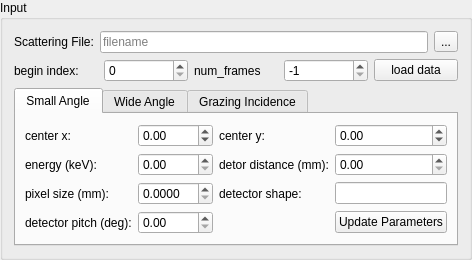
         <widget class="QGroupBox" name="groupBox">
          <property name="sizePolicy">
           <sizepolicy hsizetype="Minimum" vsizetype="Preferred">
            <horstretch>0</horstretch>
            <verstretch>0</verstretch>
           </sizepolicy>
          </property>
          <property name="title">
           <string>Input</string>
          </property>
          <layout class="QGridLayout" name="gridLayout_2">
           <item row="0" column="0">
            <layout class="QHBoxLayout" name="horizontalLayout_2">
             <item>
              <widget class="QLabel" name="label_17">
               <property name="text">
                <string>Scattering File:</string>
               </property>
              </widget>
             </item>
             <item>
              <widget class="QLineEdit" name="fname">
               <property name="sizePolicy">
                <sizepolicy hsizetype="Expanding" vsizetype="Fixed">
                 <horstretch>0</horstretch>
                 <verstretch>0</verstretch>
                </sizepolicy>
               </property>
               <property name="readOnly">
                <bool>true</bool>
               </property>
               <property name="placeholderText">
                <string>filename</string>
               </property>
              </widget>
             </item>
             <item>
              <widget class="QToolButton" name="btn_select_raw">
               <property name="text">
                <string>...</string>
               </property>
              </widget>
             </item>
            </layout>
           </item>
           <item row="1" column="0">
            <layout class="QHBoxLayout" name="horizontalLayout">
             <item>
              <widget class="QLabel" name="label_9">
               <property name="text">
                <string>begin index:</string>
               </property>
              </widget>
             </item>
             <item>
              <widget class="QSpinBox" name="spinBox_3"/>
             </item>
             <item>
              <widget class="QLabel" name="label_28">
               <property name="text">
                <string>num_frames</string>
               </property>
              </widget>
             </item>
             <item>
              <widget class="QSpinBox" name="spinBox_4">
               <property name="minimum">
                <number>-1</number>
               </property>
               <property name="maximum">
                <number>1000000</number>
               </property>
               <property name="singleStep">
                <number>100</number>
               </property>
               <property name="value">
                <number>-1</number>
               </property>
              </widget>
             </item>
             <item>
              <widget class="QPushButton" name="btn_load">
               <property name="text">
                <string>load data</string>
               </property>
              </widget>
             </item>
            </layout>
           </item>
           <item row="2" column="0">
            <widget class="QTabWidget" name="tabWidget_2">
             <property name="enabled">
              <bool>true</bool>
             </property>
             <property name="currentIndex">
              <number>0</number>
             </property>
             <widget class="QWidget" name="tab">
              <attribute name="title">
               <string>Small Angle</string>
              </attribute>
              <layout class="QGridLayout" name="gridLayout_16">
               <item row="0" column="0">
                <layout class="QGridLayout" name="gridLayout_10">
                 <item row="0" column="0">
                  <widget class="QLabel" name="label_2">
                   <property name="sizePolicy">
                    <sizepolicy hsizetype="Minimum" vsizetype="Preferred">
                     <horstretch>0</horstretch>
                     <verstretch>0</verstretch>
                    </sizepolicy>
                   </property>
                   <property name="text">
                    <string>center x:</string>
                   </property>
                  </widget>
                 </item>
                 <item row="0" column="1">
                  <widget class="QDoubleSpinBox" name="db_cenx">
                   <property name="enabled">
                    <bool>true</bool>
                   </property>
                   <property name="minimum">
                    <double>-9999.000000000000000</double>
                   </property>
                   <property name="maximum">
                    <double>9999.000000000000000</double>
                   </property>
                  </widget>
                 </item>
                 <item row="0" column="2">
                  <widget class="QLabel" name="label_3">
                   <property name="sizePolicy">
                    <sizepolicy hsizetype="Minimum" vsizetype="Preferred">
                     <horstretch>0</horstretch>
                     <verstretch>0</verstretch>
                    </sizepolicy>
                   </property>
                   <property name="text">
                    <string>center y:</string>
                   </property>
                  </widget>
                 </item>
                 <item row="0" column="3">
                  <widget class="QDoubleSpinBox" name="db_ceny">
                   <property name="enabled">
                    <bool>true</bool>
                   </property>
                   <property name="minimum">
                    <double>-9999.000000000000000</double>
                   </property>
                   <property name="maximum">
                    <double>9999.000000000000000</double>
                   </property>
                  </widget>
                 </item>
                 <item row="1" column="0">
                  <widget class="QLabel" name="label_4">
                   <property name="sizePolicy">
                    <sizepolicy hsizetype="Minimum" vsizetype="Preferred">
                     <horstretch>0</horstretch>
                     <verstretch>0</verstretch>
                    </sizepolicy>
                   </property>
                   <property name="text">
                    <string>energy (keV):</string>
                   </property>
                  </widget>
                 </item>
                 <item row="1" column="1">
                  <widget class="QDoubleSpinBox" name="db_energy">
                   <property name="enabled">
                    <bool>true</bool>
                   </property>
                  </widget>
                 </item>
                 <item row="1" column="2">
                  <widget class="QLabel" name="label_5">
                   <property name="sizePolicy">
                    <sizepolicy hsizetype="Minimum" vsizetype="Preferred">
                     <horstretch>0</horstretch>
                     <verstretch>0</verstretch>
                    </sizepolicy>
                   </property>
                   <property name="text">
                    <string>detor distance (mm):</string>
                   </property>
                  </widget>
                 </item>
                 <item row="1" column="3">
                  <widget class="QDoubleSpinBox" name="db_det_dist">
                   <property name="enabled">
                    <bool>true</bool>
                   </property>
                   <property name="maximum">
                    <double>99999.000000000000000</double>
                   </property>
                  </widget>
                 </item>
                 <item row="2" column="0">
                  <widget class="QLabel" name="label_6">
                   <property name="sizePolicy">
                    <sizepolicy hsizetype="Minimum" vsizetype="Preferred">
                     <horstretch>0</horstretch>
                     <verstretch>0</verstretch>
                    </sizepolicy>
                   </property>
                   <property name="text">
                    <string>pixel size (mm):</string>
                   </property>
                  </widget>
                 </item>
                 <item row="2" column="1">
                  <widget class="QDoubleSpinBox" name="db_pix_dim">
                   <property name="enabled">
                    <bool>true</bool>
                   </property>
                   <property name="decimals">
                    <number>4</number>
                   </property>
                  </widget>
                 </item>
                 <item row="2" column="2">
                  <widget class="QLabel" name="label_7">
                   <property name="sizePolicy">
                    <sizepolicy hsizetype="Minimum" vsizetype="Preferred">
                     <horstretch>0</horstretch>
                     <verstretch>0</verstretch>
                    </sizepolicy>
                   </property>
                   <property name="text">
                    <string>detector shape:</string>
                   </property>
                  </widget>
                 </item>
                 <item row="2" column="3">
                  <widget class="QLineEdit" name="le_shape">
                   <property name="enabled">
                    <bool>true</bool>
                   </property>
                   <property name="sizePolicy">
                    <sizepolicy hsizetype="Minimum" vsizetype="Fixed">
                     <horstretch>0</horstretch>
                     <verstretch>0</verstretch>
                    </sizepolicy>
                   </property>
                  </widget>
                 </item>
                 <item row="3" column="0">
                  <widget class="QLabel" name="label_21">
                   <property name="text">
                    <string>detector pitch (deg):</string>
                   </property>
                  </widget>
                 </item>
                 <item row="3" column="1">
                  <widget class="QDoubleSpinBox" name="det_yaw">
                   <property name="enabled">
                    <bool>true</bool>
                   </property>
                  </widget>
                 </item>
                 <item row="3" column="3">
                  <widget class="QPushButton" name="btn_update_parameters">
                   <property name="text">
                    <string>Update Parameters</string>
                   </property>
                  </widget>
                 </item>
                </layout>
               </item>
              </layout>
             </widget>
             <widget class="QWidget" name="tab_7">
              <attribute name="title">
               <string>Wide Angle</string>
              </attribute>
             </widget>
             <widget class="QWidget" name="tab_8">
              <attribute name="title">
               <string>Grazing Incidence</string>
              </attribute>
             </widget>
            </widget>
           </item>
          </layout>
         </widget>
